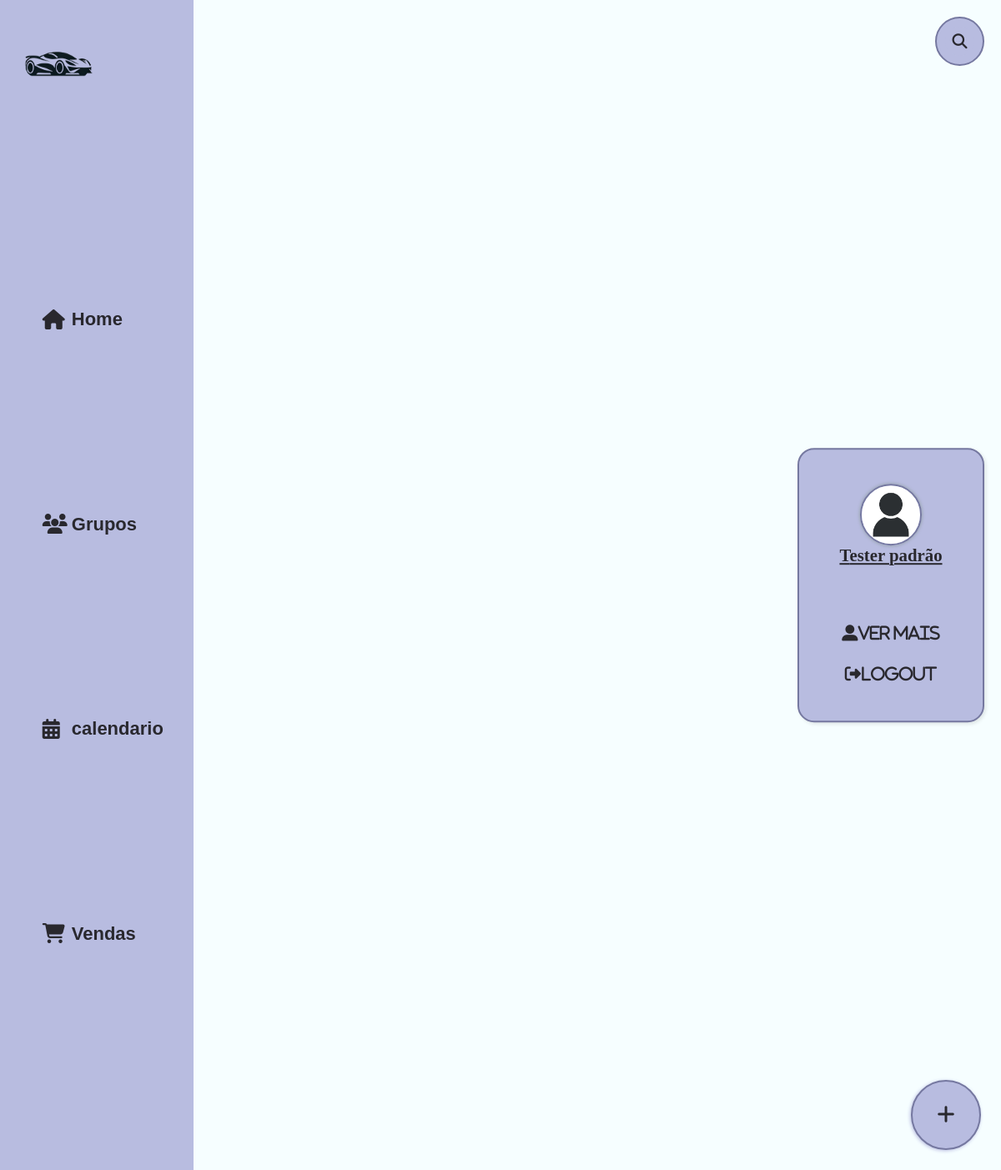
Page /grupo.php?id=1 (signed in) on the committed database.
### tables this page shows
CREATE TABLE `tb_user` (
  `id_user` int(11) NOT NULL,
  `nome_user` varchar(50) NOT NULL,
  `sobrenome_user` varchar(50) DEFAULT NULL,
  `bio_user` varchar(250) NOT NULL,
  `img_user` varchar(36) DEFAULT NULL,
  `data_nasc_user` date DEFAULT NULL,
  `telefone_user` varchar(15) DEFAULT NULL,
  `cpf_user` varchar(14) DEFAULT NULL,
  `email_user` varchar(100) NOT NULL,
  `senha_user` varchar(60) NOT NULL
);

### includes/funcoes.php (called while the page is built, shortened)
<?php
class MeetCarFunctions {
    private $pdo;
    public function __construct() {
        $this->conn = new mysqli('localhost', 'root', '', 'db_meetcar');
        try {
            $this->pdo = new PDO('mysql:host=localhost;dbname=db_meetcar;charset=utf8mb4', 'root', '');
            $this->pdo->setAttribute(PDO::ATTR_ERRMODE, PDO::ERRMODE_EXCEPTION);
        } catch (PDOException $e) {
            die("PDO Connection failed: " . $e->getMessage());
        }
    }
    public function buscarUserPorId($userId) {
        $sql = "SELECT * FROM tb_user WHERE id_user = ?";
        try {
            $stmt = $this->pdo->prepare($sql);
            $stmt->execute([$userId]);
            return $stmt->fetch(PDO::FETCH_ASSOC);
        } catch (PDOException $e) {
            error_log("Erro ao buscar dados do usuário: " . $e->getMessage());
            return null;
        }
    }
}
?>

### includes/user_box.php (the view, shortened to what this page needs)
<?php
$meetcar = new MeetCarFunctions();
$userId = $_SESSION['user_id'] ?? null;
$user = $meetcar->buscarUserPorId($userId);
?>
<div class="user-box" data-id="<?= $user['id_user'] ?>">
    <div class="box-topo">
        <img src="assets/images/users/<?php echo ($user['img_user']); ?>" alt="imagem do user logado">
        <label><?php echo htmlspecialchars($user['nome_user']) . ' ' . htmlspecialchars($user['sobrenome_user']); ?></label>
    </div>
    <div class="box-inferior">
        <a href="user.php?id=<?= $user['id_user'] ?>"><i class="fas fa-user-alt">ver mais</i></a>
        <a href="banco/logout.php"><i class="fas fa-sign-out-alt">Logout</i></a>
    </div>
</div>

### assets/css/styles.css (style rules this page uses)
:root { --fundo-base: #b8bce0; --fundo-base-hover: #8286b1; --letra-normal-geral: #29282e; --fundo-body: #f6feff; --fundo-post: #ffecec; --fundo-evento: #e2f1ff; --borda-post: #d6c1c1; --borda-evento: #c1d1d6; --cor-logo: none; --sombra: rgba(0, 0, 0, 0.1); --texto-secundario: #727272; --fundo-input: #f8f9fd; --borda-input: #e0e3f1; --fundo-botao: #ffffff; --borda-base: #7578a0; --fundo-form: #ffffff; --info-fundo: #e6f2f8; --fundo-grupo: #c2e4be; --borda-grupo: #90aa8e; --detalhe-base: #9fa3cf; --fundo-user: #d1d1d1; --borda-user: #363636; }
body { background: var(--fundo-body); }
* { margin: 0; padding: 0; }
a { font-family: sans-serif; text-decoration: none; }
.user-box { position: fixed; background-color: var(--fundo-base); color: var(--letra-normal-geral); border-radius: 20px; padding: 20px; padding-bottom: 10px; right: 20px; top: 50%; transform: translateY(-50%); width: 15vw; border: 2px var(--borda-base) solid; box-shadow: 2px 2px 4px var(--sombra); display: flex; flex-direction: column; align-items: center; justify-content: center; overflow: hidden; }
.user-box img { width: 70px; height: 70px; border-radius: 100%; border: 2px solid var(--borda-base); box-shadow: 0px 0px 4px #8c9c9c; object-fit: cover; }
.box-topo, .box-centro, .box-inferior { display: flex; flex-direction: column; min-height: 10vh; width: 100%; align-items: center; justify-content: center; }
.box-centro, .box-topo { margin-bottom: 15px; }
.box-inferior a { padding: 15px 30%; transition: 0.2s ease; color: var(--letra-normal-geral); text-decoration: none; display: flex; align-items: center; justify-content: center; text-align: center; font-size: 1.2em; width: 100%; cursor: pointer; }
.box-topo label { font-weight: bold; margin: 0; font-size: 1.3em; text-decoration: underline; }
.box-topo label:first-letter, .box-centro p::first-letter { text-transform: capitalize; }

### rows in the picture
tb_user: img_user (picture), nome_user "tester", sobrenome_user "padrão"
